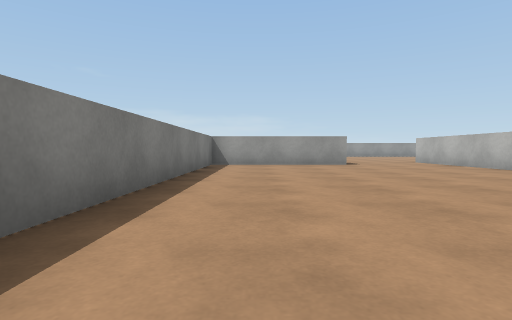
View 1 (above)

24 first-person views from a walk through a scene from a Unity 3-D project. The camera is 0.45 m above the floor, tilts 2° down and sees 80° across. The floor is counted in squares, 1 m on a side. Each view is taken from the middle of a square. On the plan, view 1 faces up. The plan holds only what a view shows up to about 9 squares ahead; the rest is blank. The place goes on beyond the plan. Surface patterns are stand-ins for the level's own textures.

View 2
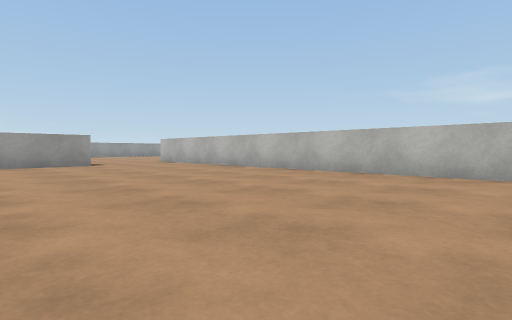

View 3
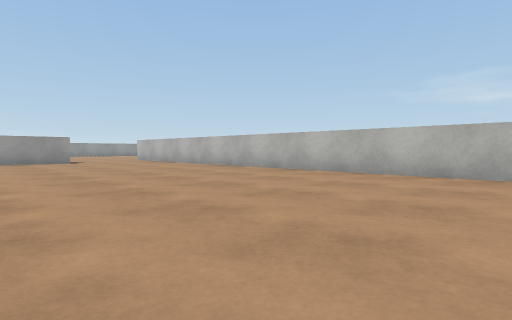

View 4
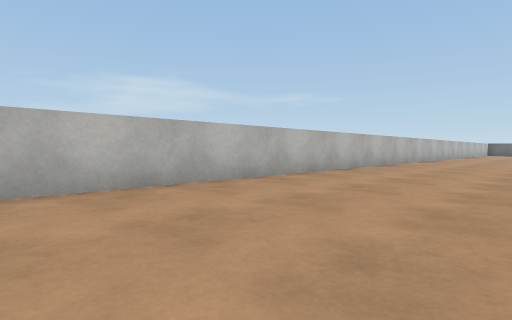

View 5
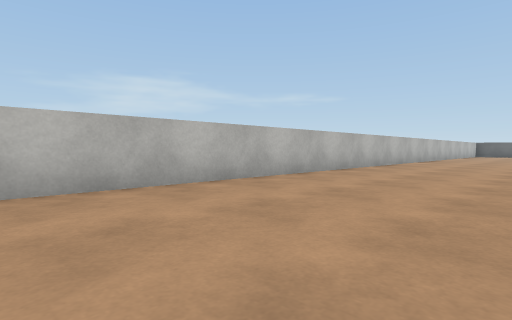

View 6
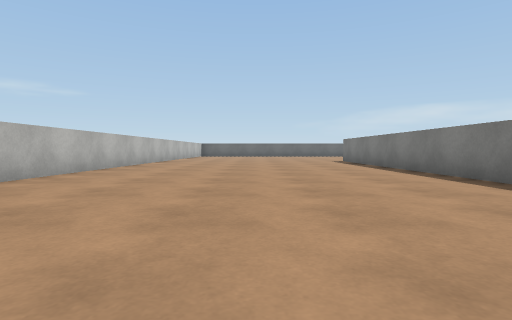

View 7
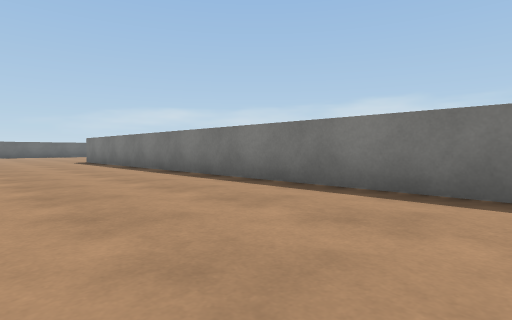

View 8
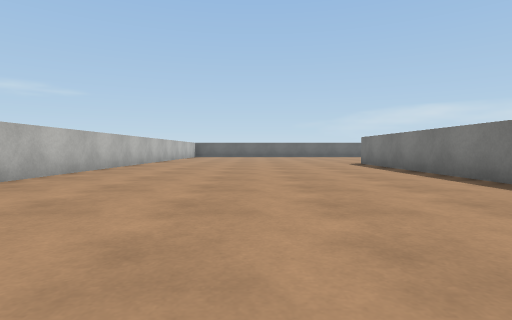

View 9
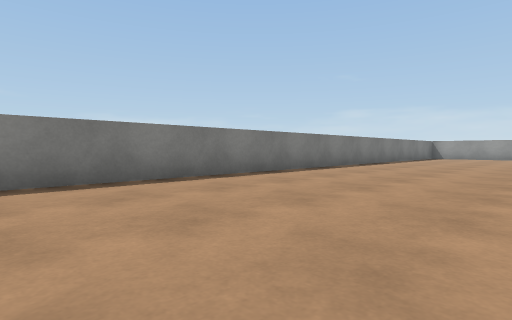

View 10
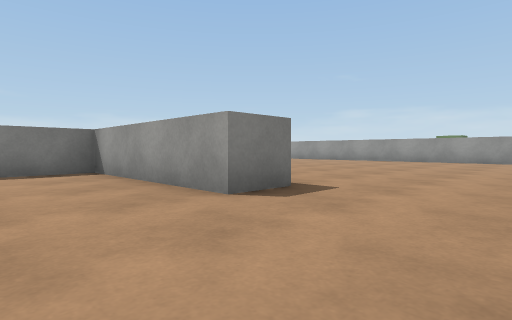

View 11
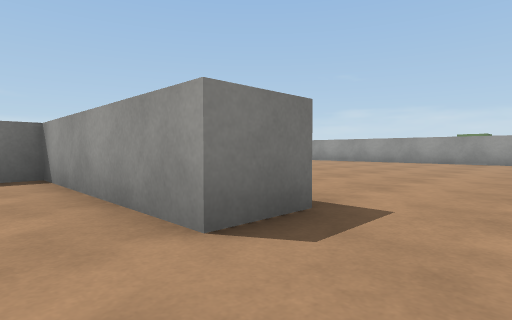

View 12
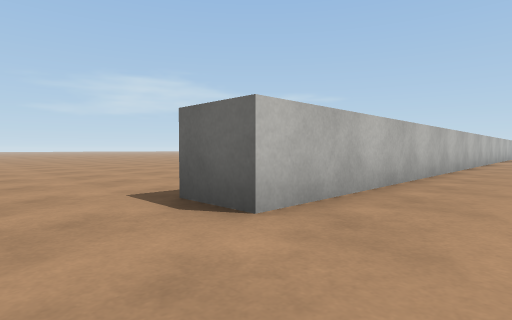

View 13
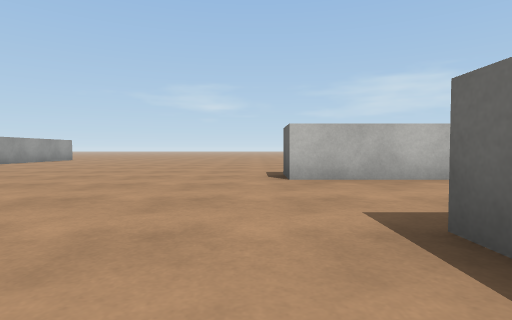

View 14
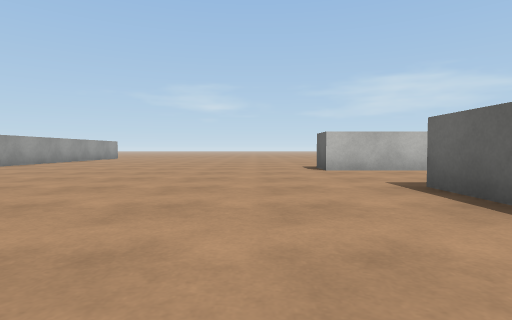

View 15
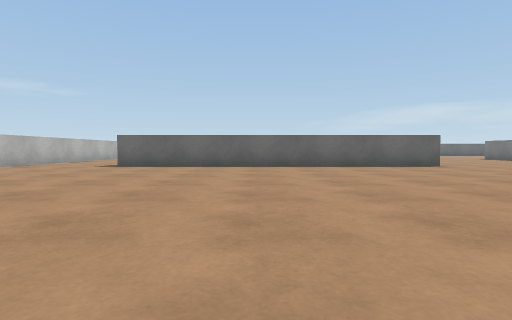

View 16
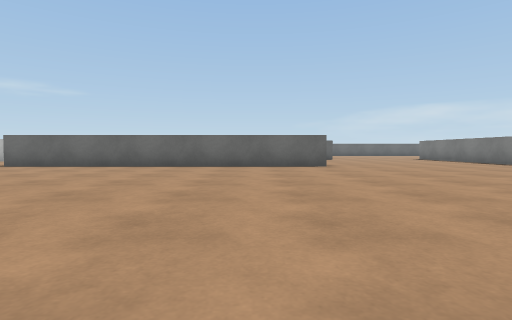

View 17
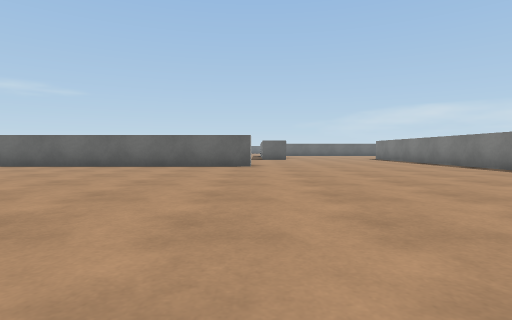

View 18
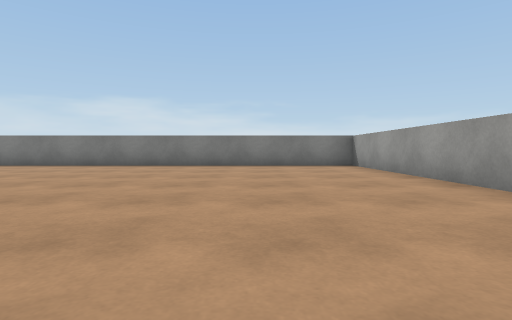

View 19
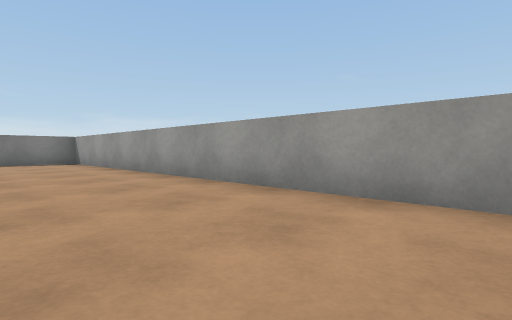

View 20
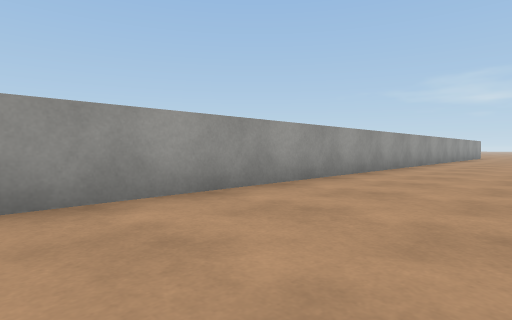

View 21
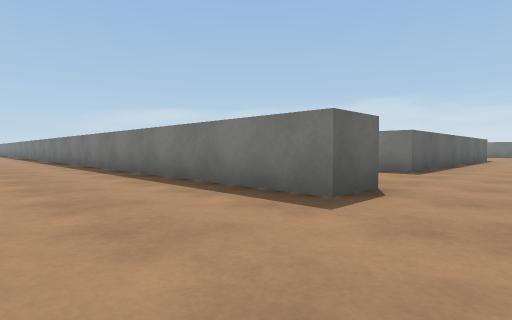

View 22
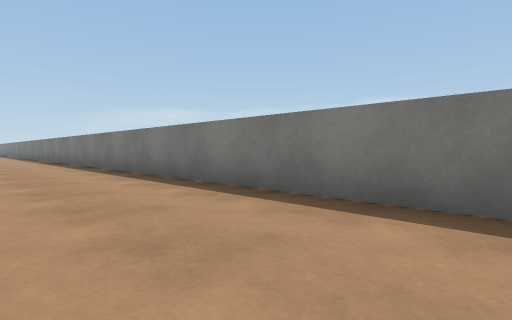

View 23
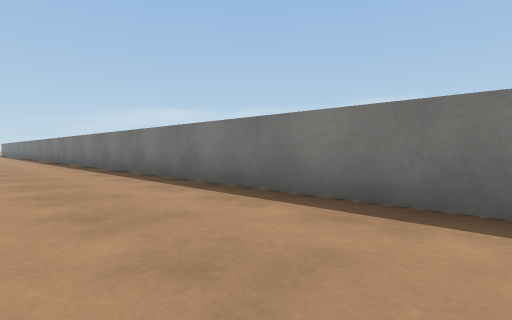

View 24
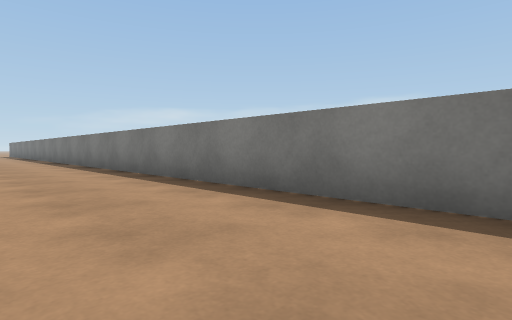

### Floor plan
Points are (right, up) in squares from view 1. A wall is a line through its corners. A room is listed if a view was taken in it or the views show most of it. See-through windows are left out.
Room 1 (views 1, 2, 3, 4, 5, 6, 7, 8, 9, 10, 11)
walls: (2.7, 8.9) (-1.3, 8.9) (-1.3, -15.5); (5.5, -15.5) (5.5, 8.5)
ways out: opening at (4.5, 9.5) to room 2
Room 2 (views 12, 13, 14, 15, 16, 17, 18, 19, 20, 21, 22, 23, 24)
walls: (-5.9, 9.9) (2.7, 9.9) (2.7, 8.9); (5.5, 8.5) (5.5, 10.5) (6.5, 10.5) (6.5, -12.2); (8, 18.7) (-11.5, 18.7) (-11.5, 8.9)
ways out: opening at (4.5, 9.5) to room 1

Positions as (right, up) in squares from view 1, and headings:
1: (0, 0), facing up
2: (0, 0), facing up-right
3: (0, -2), facing up-right
4: (2, 1), facing down-right
5: (2, -3), facing down-right
6: (2, -5), facing down
7: (2, -5), facing down-left
8: (2, -7), facing down
9: (3, -7), facing up-left
10: (5, 7), facing up-left
11: (4, 8), facing up-left
12: (4, 12), facing down-right
13: (1, 11), facing right
14: (-1, 12), facing right
15: (-1, 18), facing down
16: (-4, 18), facing down
17: (-6, 18), facing down
18: (-3, 16), facing left
19: (-1, 16), facing up-left
20: (-4, 16), facing up-right
21: (9, 12), facing down-left
22: (9, 7), facing down-left
23: (9, 2), facing down-left
24: (9, -2), facing down-left
